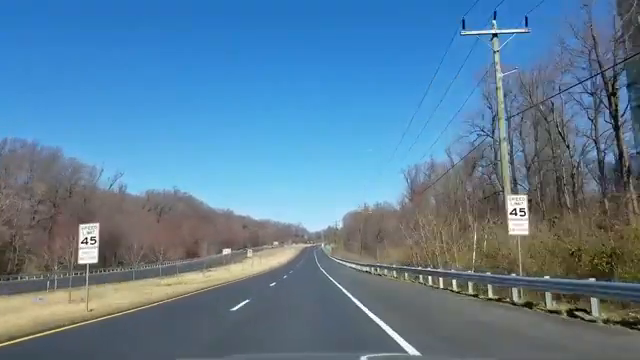
#> input picture frame 89 of test_2.mp4, 640 x 360 px, given in place of test_1.mp4, which was not available
$ python test_3.py
#> lines starting #> are read from the running program, lines starting #| are printed output that depends on the picture; after the words box and inside, x2 and y2 are one past the last pixel; in counts of white or black regions, pixels touching at a corner belong together; pictures that were not available may be replaced by others from this repository, and a replacement may not be noted
# import libs
from cv2 import (VideoCapture, imshow, waitKey, destroyAllWindows,CAP_PROP_FRAME_WIDTH, CAP_PROP_FRAME_HEIGHT, CAP_PROP_FPS)
import cv2
import pandas as pd
import numpy as np

def average_slope_intercept(lines):
    left_lines    = [] #(slope, intercept)
    left_weights  = [] #(length,)
    right_lines   = [] #(slope, intercept)
    right_weights = [] #(length,)

    for line in lines:
        for x1, y1, x2, y2 in line:
            if x1 == x2:
                continue
            slope = (y2 - y1) / (x2 - x1)
            intercept = y1 - (slope * x1)
            length = np.sqrt(((y2 - y1) ** 2) + ((x2 - x1) ** 2))
            if slope < 0:
                left_lines.append((slope, intercept))
                left_weights.append((length))
            else:
                right_lines.append((slope, intercept))
                right_weights.append((length))

    left_lane  = np.dot(left_weights,  left_lines) / np.sum(left_weights)  if len(left_weights) > 0 else None
    right_lane = np.dot(right_weights, right_lines) / np.sum(right_weights) if len(right_weights) > 0 else None
    return left_lane, right_lane

def pixel_points(y1, y2, line):
    if line is None:
        return None
    slope, intercept = line
    if slope == 0.0:
        slope = 1.0
    x1 = int((y1 - intercept)/slope)
    x2 = int((y2 - intercept)/slope)
    y1 = int(y1)
    y2 = int(y2)
    return ((x1, y1), (x2, y2))

def lane_lines(image, lines):
    left_lane, right_lane = average_slope_intercept(lines)
    # print(left_lane, right_lane)
    y1 = image.shape[0]
    y2 = y1 * 0.8
    left_line  = pixel_points(y1, y2, left_lane)
    right_line = pixel_points(y1, y2, right_lane)
    return left_line, right_line

def draw_lane_lines(image, lines, color=[255, 0, 0], thickness=12):
    line_image = np.zeros_like(image)
    for line in lines:
        if line is not None:
            cv2.line(line_image, *line,  color, thickness)
    return cv2.addWeighted(image, 1.0, line_image, 1.0, 0.0)

def hough_transform(image):
    rho = 1
    theta = np.pi/180
    threshold = 20
    minLineLength = 20
    maxLineGap = 500
    return cv2.HoughLinesP(image, rho = rho, theta = theta, threshold = threshold,
                           minLineLength = minLineLength, maxLineGap = maxLineGap)

def region_selection(image):
    mask = np.zeros_like(image)
    if len(image.shape) > 2:
        channel_count = image.shape[2]
        ignore_mask_colour = (255, ) * channel_count
    else:
        ignore_mask_colour = 255

    rows, cols = image.shape[:2]
    bottom_right  = [cols * 0.8, rows * 0.95]
    bottom_left  =  [cols * 0.23, rows * 0.95]
    top_left     =  [cols * 0.4, rows * 0.78]
    top_right    =  [cols * 0.65, rows * 0.78]

    # [4 lines of commented-out code are left out]
    vertices = np.array([[bottom_left, top_left, top_right, bottom_right]], dtype=np.int32)
    white_polygon = cv2.fillPoly(mask, vertices, ignore_mask_colour)
    # imshow('Image white_polygon', white_polygon)

    return mask

def filter_colors(image, lower_threshold):
    _, combined_mask = cv2.threshold(image, lower_threshold, 255, cv2.THRESH_BINARY)
    return combined_mask

def process_image(img):
    grayscale = cv2.cvtColor(img, cv2.COLOR_BGR2GRAY) # RGB to gray
    imshow('Image grayscale', grayscale)

    kernel_size = 5
    blur = cv2.GaussianBlur(grayscale, (kernel_size, kernel_size), 0)  # gray to a little blur
    imshow('Image blur', blur)

    polygon_mask = region_selection(blur)
    masked_image = cv2.bitwise_and(blur, blur, mask=polygon_mask)
    imshow('Image masked_image', masked_image)  #a poly masked image (colored)

    mean_value = cv2.mean(masked_image, mask=polygon_mask)[0]
    lower_t = max(0, mean_value + 30) # tolarance or buffer (can be modified as per req.)

    mask = filter_colors(masked_image, lower_t) # black & white image of ploy to process
    imshow('no Color Mask', mask)

    low_t = 50
    high_t = 150
    edges = cv2.Canny(mask, low_t, high_t)  # process the edges(strips) inside poly of road
    imshow('Image edges', edges)

    # region_masked_image = cv2.bitwise_and(edges, masked_image) # waste of processing
    # imshow('Image region_masked_image', region_masked_image)

    hough = hough_transform(edges)
    # print(hough)

    if(hough is not None):  # process lanes and the superimpose
        result = draw_lane_lines(img, lane_lines(img, hough))
    else: #in case of no lanes
        result = img
    imshow('Image result', result)

    return result

def main(video_file):
#> called with video_file = 'test_1.mp4'
    input_video = VideoCapture(video_file)

    if not input_video.isOpened():
        print("Error opening video file")

    while input_video.isOpened():
        ret, frame = input_video.read()
#> frame is the input picture: shape (360, 640, 3); mean B, G, R 152.6, 126.1, 91.6
        if ret:
            # imshow('Lane Assistance!', frame)
            output_video = process_image(frame)
#> in process_image, `grayscale = cv2.cvtColor(img, cv2.COLOR_BGR2GRAY)`:
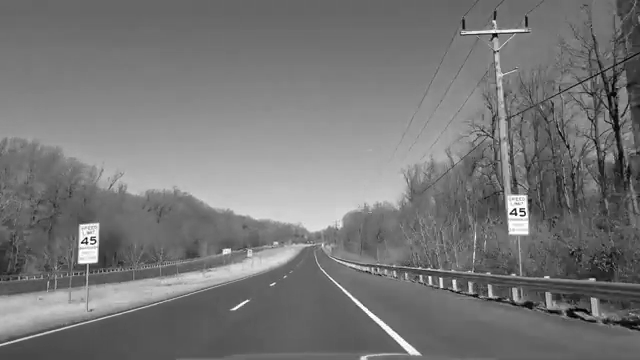
#> grayscale: shape (360, 640); min 0, max 255, mean 118.9
#> in region_selection, `white_polygon = cv2.fillPoly(mask, vertices, ignore_mask_colour)`:
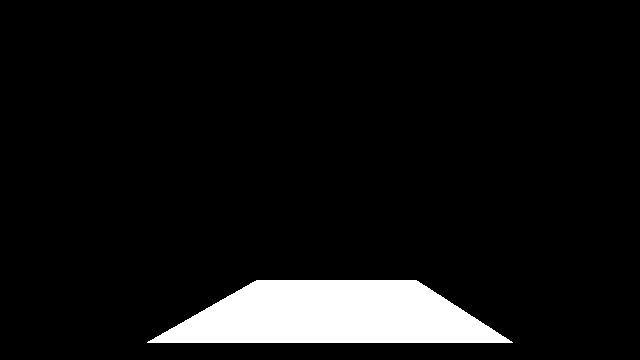
#> mask: shape (360, 640); 7.2% white; 1 white region, box (x1, y1, x2, y2) and area: (147, 280, 513, 343) 16642
#> in process_image, `masked_image = cv2.bitwise_and(blur, blur, mask=polygon_mask)`:
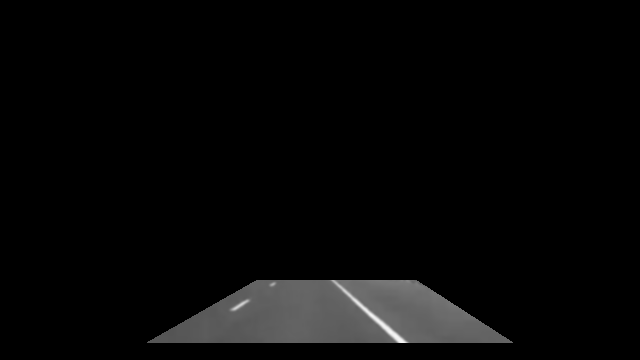
#> masked_image: shape (360, 640); min 0, max 245, mean 7.4
#> in process_image, `mean_value = cv2.mean(masked_image, mask=polygon_mask)[0]`: mean_value = 102.3
#> in process_image, `lower_t = max(0, mean_value + 30)`: lower_t = 132.3
#> in filter_colors, `_, combined_mask = cv2.threshold(image, lower_threshold, 255, cv2.THRE..`:
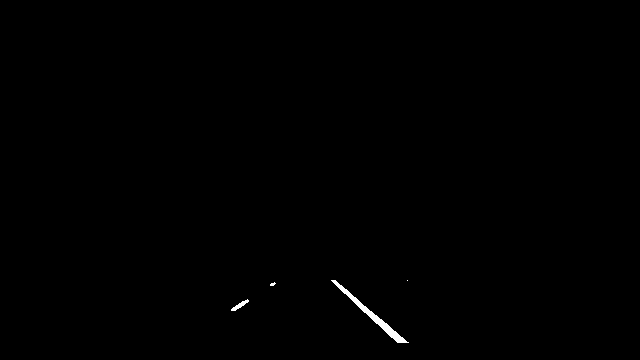
#> combined_mask: shape (360, 640); 0.27% white; 4 white regions (2 under 20 px), largest, box (x1, y1, x2, y2) and area: (331, 280, 409, 343) 530, (231, 299, 249, 311) 74
#> in process_image, `edges = cv2.Canny(mask, low_t, high_t)`:
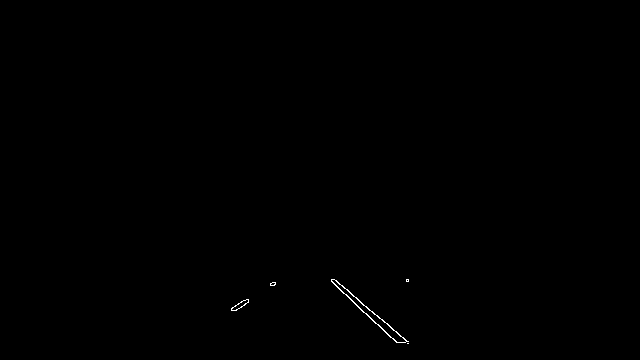
#> edges: shape (360, 640); 0.14% white in thin lines or dots, all inside (x1, y1, x2, y2) = (231, 279, 409, 344)
#> in process_image, `hough = hough_transform(edges)`: hough = [[336, 280, 408, 343], [338, 288, 390, 337], [331, 279, 396, 342], [334, 279, 407, 343], [347, 289, 407, 341], [331, 281, 398, 342]]
#> the loop in average_slope_intercept, `for line in lines:` made 6 passes
#> after the loop in average_slope_intercept, `for line in lines:`: left_lines = []; right_lines = [(0.875, -14), (0.942, -30.5), (0.969, -41.82), (0.877, -13.82), (0.867, -11.73), (0.91, -20.36)]; right_weights = [95.67, 71.45, 90.52, 97.08, 79.4, 90.61]
#> in average_slope_intercept, `right_lane = np.dot(right_weights, right_lines) / np.sum(right_weights..`: right_lane = [0.906, -21.77]
#> in lane_lines, `right_line = pixel_points(y1, y2, right_lane)`: right_line = ((421, 360), (342, 288))
#> in draw_lane_lines, `line_image = np.zeros_like(image)`: line_image: shape (360, 640, 3); every value is 0
#> the loop in draw_lane_lines, `for line in lines:` made 2 passes
#> line on passes 1 to 2: None, ((421, 360), (342, 288))
#> after the loop in draw_lane_lines, `for line in lines:`:
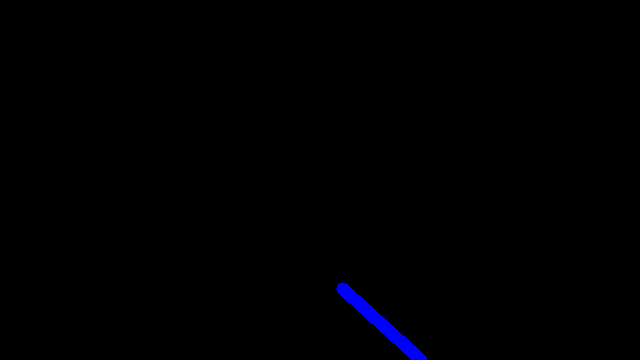
#> line_image: shape (360, 640, 3); mean B, G, R 1.5, 0, 0
            # output_video.write_videofile('test_2_output.mp4', audio=False)

        if waitKey(25) == 27:
#> (key Esc is pressed here)
            break

    input_video.release()

destroyAllWindows()
main('test_1.mp4')
# main('test_2.mp4')
# main('test_3.mp4')

$ run again, starting later in the video
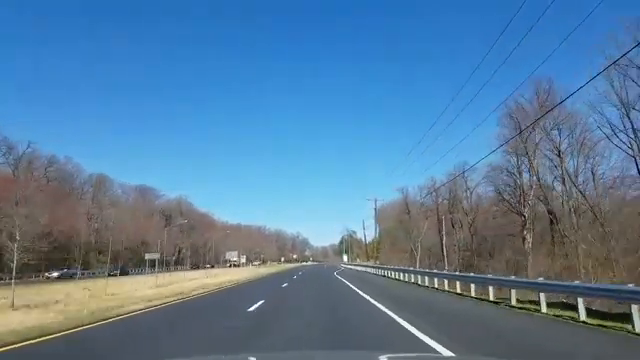
#> input picture frame 400 of test_2.mp4, 640 x 360 px, given in place of test_1.mp4, which was not available
#> in main, frame is the input picture: shape (360, 640, 3); mean B, G, R 157, 124.8, 86.9
#> mask: shape (360, 640); 7.2% white; 1 white region, box (x1, y1, x2, y2) and area: (147, 280, 513, 343) 16642
#> mean_value = 97.23
#> lower_t = 127.2
#> in filter_colors, `_, combined_mask = cv2.threshold(image, lower_threshold, 255, cv2.THRE..`:
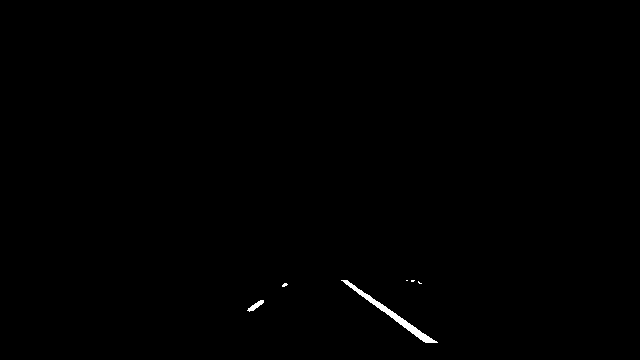
#> combined_mask: shape (360, 640); 0.31% white; 6 white regions (4 under 20 px), largest, box (x1, y1, x2, y2) and area: (341, 280, 438, 343) 612, (247, 300, 264, 312) 80
#> edges: shape (360, 640); 0.15% white in thin lines or dots, all inside (x1, y1, x2, y2) = (247, 279, 438, 343)
#> hough = [[345, 279, 437, 341], [341, 281, 425, 342], [340, 280, 426, 342]]
#> the loop in average_slope_intercept, `for line in lines:` made 3 passes
#> after the loop in average_slope_intercept, `for line in lines:`: left_lines = []; right_lines = [(0.674, 46.5), (0.726, 33.37), (0.721, 34.88)]; right_weights = [110.9, 103.8, 106]
#> in average_slope_intercept, `right_lane = np.dot(right_weights, right_lines) / np.sum(right_weights..`: right_lane = [0.706, 38.41]
#> right_line = ((455, 360), (353, 288))
#> the loop in draw_lane_lines, `for line in lines:` made 2 passes
#> line on passes 1 to 2: None, ((455, 360), (353, 288))
#> after the loop in draw_lane_lines, `for line in lines:`:
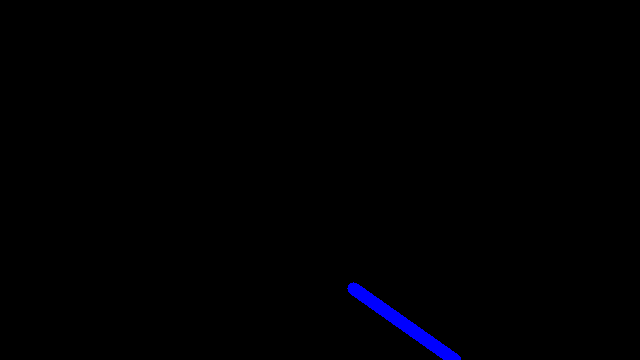
#> line_image: shape (360, 640, 3); mean B, G, R 1.8, 0, 0

$ run again, starting later in the video
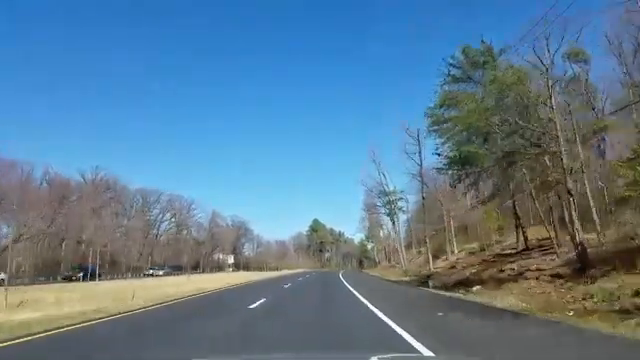
#> input picture frame 712 of test_2.mp4, 640 x 360 px, given in place of test_1.mp4, which was not available
#> in main, frame is the input picture: shape (360, 640, 3); mean B, G, R 147, 124.1, 92.4
#> mask: shape (360, 640); 7.2% white; 1 white region, box (x1, y1, x2, y2) and area: (147, 280, 513, 343) 16642
#> mean_value = 102.2
#> lower_t = 132.2
#> in filter_colors, `_, combined_mask = cv2.threshold(image, lower_threshold, 255, cv2.THRE..`:
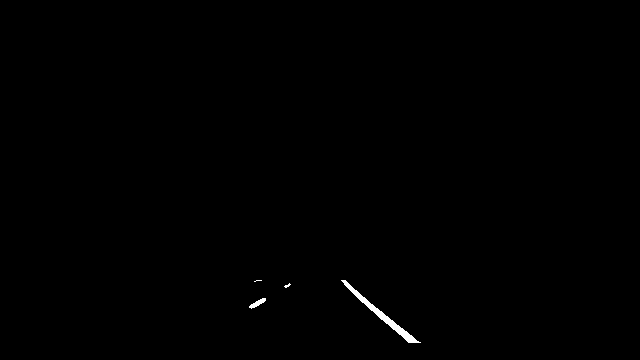
#> combined_mask: shape (360, 640); 0.28% white; 4 white regions (2 under 20 px), largest, box (x1, y1, x2, y2) and area: (341, 280, 421, 343) 550, (249, 298, 266, 309) 78
#> edges: shape (360, 640); 0.15% white in thin lines or dots, all inside (x1, y1, x2, y2) = (249, 279, 421, 344)
#> hough = [[344, 285, 407, 342], [341, 279, 420, 343], [342, 282, 408, 342], [343, 279, 419, 341]]
#> the loop in average_slope_intercept, `for line in lines:` made 4 passes
#> after the loop in average_slope_intercept, `for line in lines:`: left_lines = []; right_lines = [(0.905, -26.24), (0.81, 2.75), (0.909, -28.91), (0.816, -0.816)]; right_weights = [84.96, 101.7, 89.2, 98.08]
#> in average_slope_intercept, `right_lane = np.dot(right_weights, right_lines) / np.sum(right_weights..`: right_lane = [0.857, -12.33]
#> right_line = ((434, 360), (350, 288))
#> the loop in draw_lane_lines, `for line in lines:` made 2 passes
#> line on passes 1 to 2: None, ((434, 360), (350, 288))
#> after the loop in draw_lane_lines, `for line in lines:`:
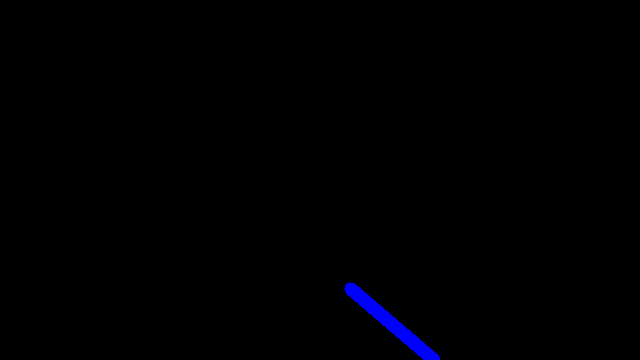
#> line_image: shape (360, 640, 3); mean B, G, R 1.7, 0, 0
